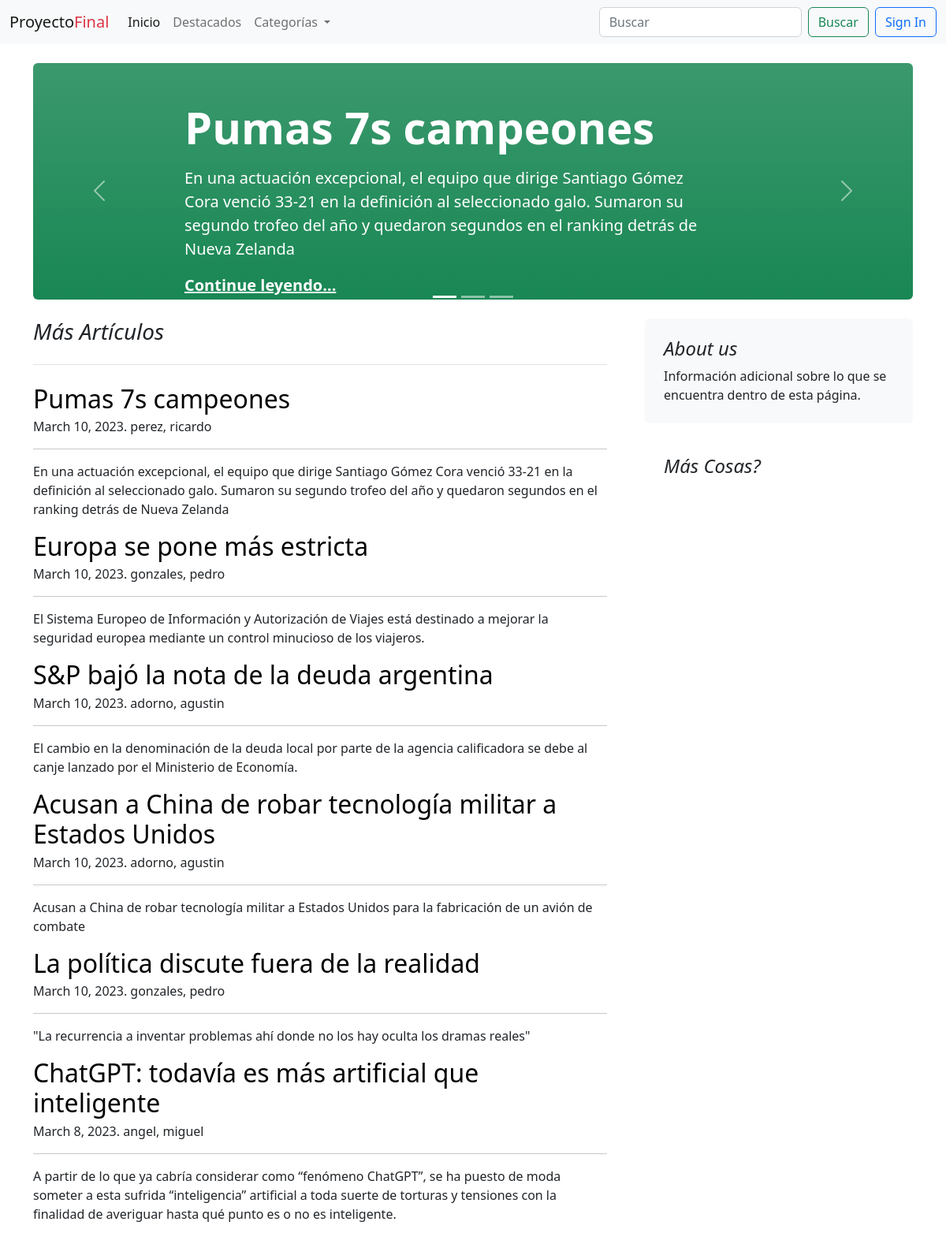
The app's page /, older data.
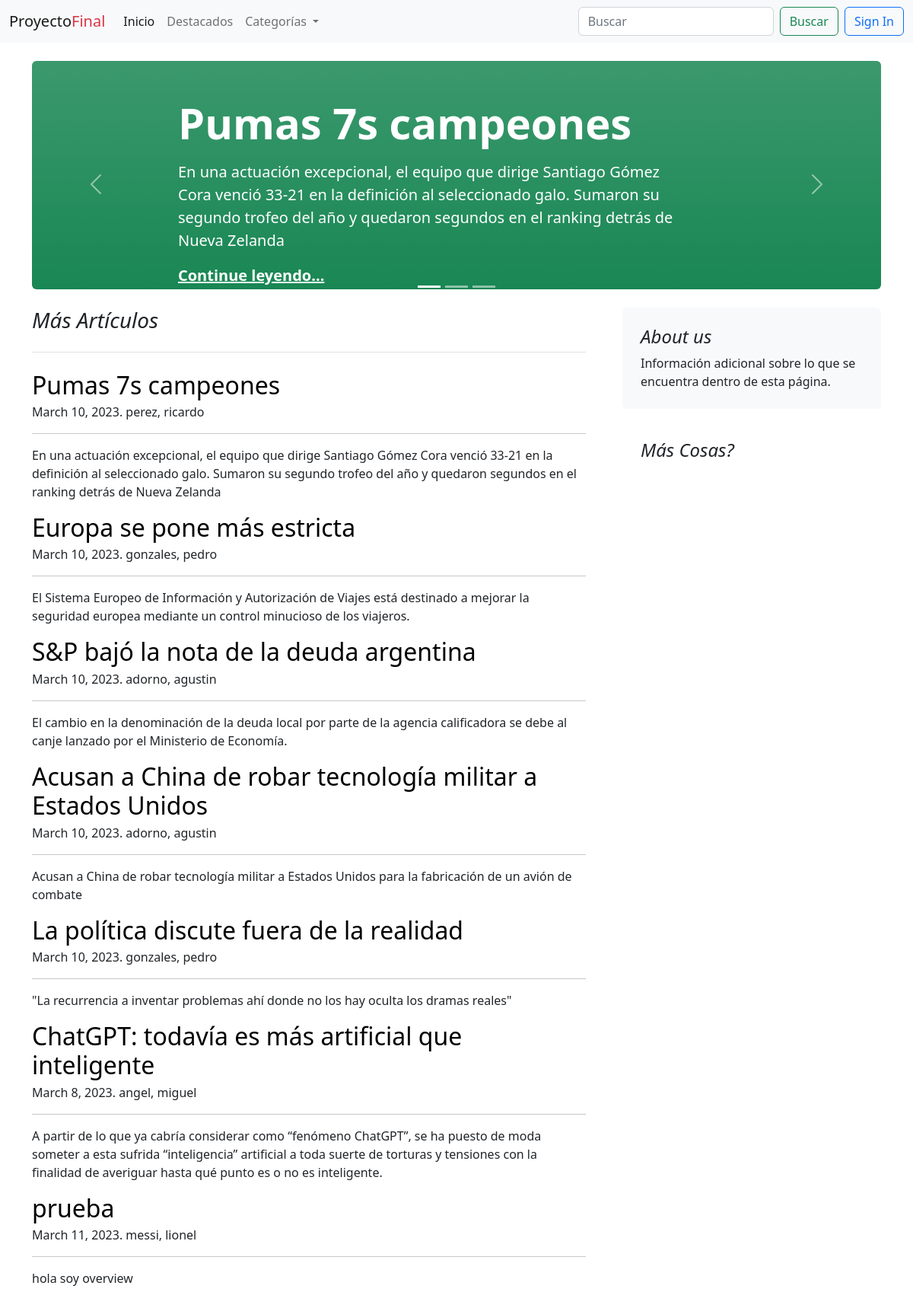
The same page, newer data.
### blogs/models.py (models this page shows, shortened)
class Post(models.Model):
    titulo = models.CharField(max_length=300)
    slug = models.SlugField(unique=True)
    overview = models.TextField()
    date_created = models.DateTimeField(auto_now=True)
    contenido = models.TextField()
    autor = models.ForeignKey(settings.AUTH_USER_MODEL, on_delete=models.PROTECT)
    categorias = models.ManyToManyField('Categoria')
    featured = models.BooleanField(default=True)
    imagen = models.ImageField(upload_to='post_imagenes/' ,blank=True, null=True)
    pub_date = models.DateTimeField(default=timezone.now)
    class meta:
        ordering = ["-date_created"]
    def get_absolute_url(self):
        return reverse("blogs:post", kwargs={"slug":self.slug})

### users/models.py (models this page shows)
class user(AbstractUser):
    def __str__(self):
        return f'{self.last_name}, {self.first_name}'

### blogs/views.py (the view)
# urls.py: path('',views.inicio),
def inicio(request):
    posts = Post.objects.filter(
        pub_date__lte=timezone.now()
    )
    categorias = Categoria.objects.all()
    featured = Post.objects.filter(featured=True).filter(
        pub_date__lte=timezone.now()
    )[:3]
    context = {
        'post_list':posts,
        'categorias':categorias,
        'featured':featured,
    }
    return render(request, 'blogs/inicio.html',context=context)

### blogs/context_.py (called while the page is built)
def categorias_(request):
    categorias = Categoria.objects.all()
    return {
        'categorias':categorias
    }

### blogs/templates/blogs/inicio.html (shortened to what this page needs)
{% extends 'base.html' %}
{% block content %}
<div class="container-xxl bd-gutter mt-3 my-md-4 bd-layout">
    <main class="container">
        <div class="row g-5">
            <div class="col-md-12">
                {% include "blogs/featured.html" %}
            </div>
        </div>
        <div class="row g-5">
            <div class="col-md-8">
                <h3 class="pb-4 mb-4 fst-italic border-bottom">
                    Más Artículos
                </h3>
                {% for post in post_list %}
                    <article class="blog-post">
                        <h2 class="blog-post-title mb-1">
                            <a href="{{ post.get_absolute_url }}" style="text-decoration: none"
                               class="text-black">
                                {{ post.titulo }}
                            </a>
                        </h2>
                        <p class="blog-post-meta">{{ post.pub_date.date }}. {{post.autor}}</p>
                        <hr>
                        <p>{{ post.overview }}</p>
                    </article>
                {% endfor %}
            </div>
            <div class="col-md-4">
                <div class="position-sticky" style="top: 2rem;">
                    <div class="p-4 mb-3 bg-light rounded">
                        <h4 class="fst-italic">About us</h4>
                        <p class="mb-0">Información adicional sobre lo que se encuentra dentro de esta página.</p>
                    </div>
                    <div class="p-4">
                        <h4 class="fst-italic">Más Cosas?</h4>
                    </div>
                </div>
            </div>
        </div>
    </main>
</div>
{% endblock content %}

### blogs/templates/blogs/featured.html (shortened to what this page needs)
<div id="carouselIndicators" class="carousel slide" data-bs-ride="true">
    <div class="carousel-indicators">
        <button type="button" data-bs-target="#carouselIndicators" data-bs-slide-to="0" class="active"
                aria-current="true" aria-label="Slide 1"></button>
        <button type="button" data-bs-target="#carouselIndicators" data-bs-slide-to="1"
                aria-label="Slide 2"></button>
        <button type="button" data-bs-target="#carouselIndicators" data-bs-slide-to="2"
                aria-label="Slide 3"></button>
    </div>
    <div class="carousel-inner">
        {% for f in featured %}
            <div class="carousel-item {% if f == featured|first %}active{% endif %}">
                <div class="px-5 p-md-5 mb-4 rounded text-bg-success bg-gradient" style="height: 300px">
                    <div class="col-md-10 px-5 mx-5">
                        <h1 class="display-4 fw-bold px-5">{{ f.titulo }}</h1>
                        <p class="lead my-3 px-5">{{ f.overview }}</p>
                        <p class="lead mb-0 px-5"><a href="{{ f.get_absolute_url }}" class="text-white fw-bold">Continue
                            leyendo...</a></p>
                    </div>
                </div>
            </div>
        {% endfor %}
    </div>
    <button class="carousel-control-prev" type="button" data-bs-target="#carouselIndicators"
            data-bs-slide="prev">
        <span class="carousel-control-prev-icon" aria-hidden="true"></span>
    </button>
    <button class="carousel-control-next" type="button" data-bs-target="#carouselIndicators"
            data-bs-slide="next">
        <span class="carousel-control-next-icon" aria-hidden="true"></span>
    </button>
</div>

Row changes from the older to the newer data that the page shows:
added Post: titulo "prueba", pub_date "March 11, 2023", autor "messi, lionel", overview "hola soy overview", shown under "Más Artículos"
